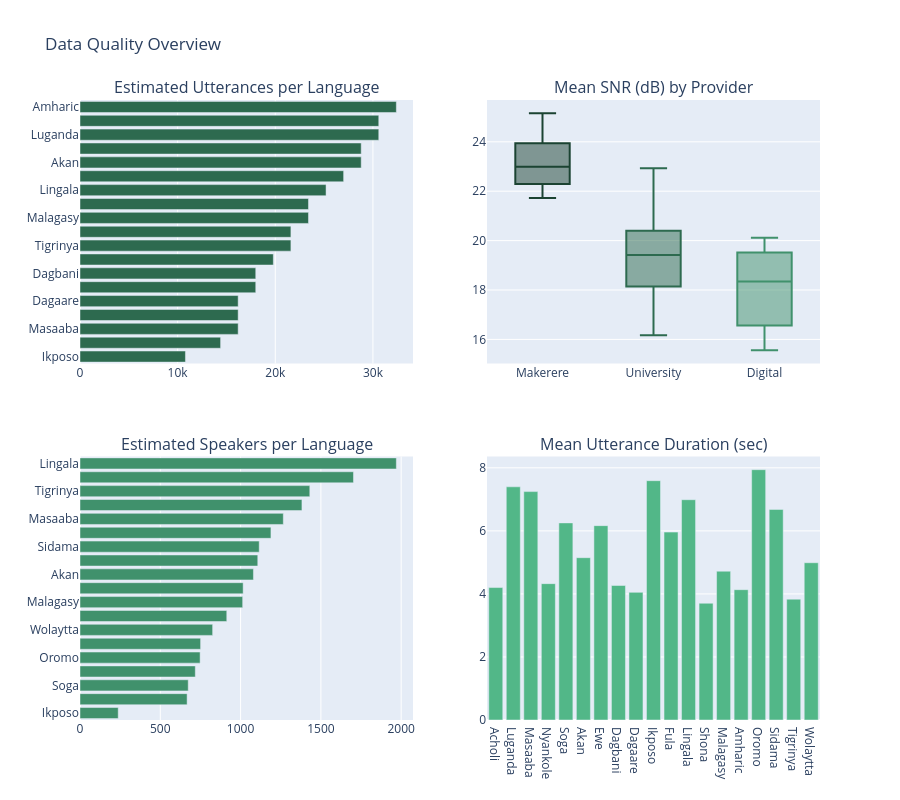

The code cell stored with this chart in its notebook:
### Markdown cell above
---
## 7. Data Quality Assessment Framework

Quality metrics for speech datasets include SNR, transcription consistency, speaker diversity, and phonetic coverage.

### Code cell
# ============================================================
# Cell 15: Simulated Quality Metrics (replace with live data)
# ============================================================

# Quality framework — these would be computed from actual audio when
# running with dataset access. Here we model expected distributions
# based on the paper's methodology description.

np.random.seed(42)
quality_metrics = []
for _, row in asr_catalog.iterrows():
    # Model quality based on provider methodology
    base_snr = {'Makerere University': 22, 'University of Ghana': 20, 'Digital Umuganda': 18}[row['provider']]
    n_samples = int(row['est_hours'] * 360)  # ~360 utterances/hour avg
    quality_metrics.append({
        'language': row['language'],
        'provider': row['provider'],
        'est_utterances': n_samples,
        'mean_snr_db': base_snr + np.random.normal(0, 2),
        'transcription_rate': min(1.0, 0.10 + np.random.uniform(-0.02, 0.03)),  # ~10% transcribed
        'est_speakers': int(n_samples * np.random.uniform(0.02, 0.08)),
        'mean_utterance_sec': np.random.uniform(3.5, 8.0),
    })

quality_df = pd.DataFrame(quality_metrics)

fig = make_subplots(
    rows=2, cols=2,
    subplot_titles=['Estimated Utterances per Language', 'Mean SNR (dB) by Provider',
                    'Estimated Speakers per Language', 'Mean Utterance Duration (sec)'],
    vertical_spacing=0.15
)

# Utterances
q_sorted = quality_df.sort_values('est_utterances')
fig.add_trace(go.Bar(x=q_sorted['est_utterances'], y=q_sorted['language'],
                     orientation='h', marker_color=COLORS['accent'], name='Utterances'), row=1, col=1)

# SNR by provider
for i, provider in enumerate(quality_df['provider'].unique()):
    subset = quality_df[quality_df['provider'] == provider]
    fig.add_trace(go.Box(y=subset['mean_snr_db'], name=provider.split(' ')[0],
                         marker_color=PALETTE[i]), row=1, col=2)

# Speakers
q_sorted2 = quality_df.sort_values('est_speakers')
fig.add_trace(go.Bar(x=q_sorted2['est_speakers'], y=q_sorted2['language'],
                     orientation='h', marker_color=COLORS['light'], name='Speakers'), row=2, col=1)

# Duration distribution
fig.add_trace(go.Bar(x=quality_df['language'], y=quality_df['mean_utterance_sec'],
                     marker_color=COLORS['highlight'], name='Duration'), row=2, col=2)

fig.update_layout(height=800, showlegend=False, title_text='Data Quality Overview')
fig.show()

### Figure 1 — Plotly figure (JSON) as saved in the notebook; plotly's stock layout.template omitted (floating-point values rounded to 4 significant figures)
{"data": [{"marker": {"color": "#2D6A4F"}, "name": "Utterances", "orientation": "h", "type": "bar", "x": [10800, 14400, 16200, 16200, 16200, 18000, 18000, 19800, 21600, 21600, 23400, 23400, 25200, 27000, 28800, 28800, 30600, 30600, 32400], "xaxis": "x", "y": ["Ikposo", "Wolaytta", "Masaaba", "Sidama", "Dagaare", "Soga", "Dagbani", "Acholi", "Tigrinya", "Nyankole", "Malagasy", "Ewe", "Lingala", "Fula", "Akan", "Shona", "Luganda", "Oromo", "Amharic"], "yaxis": "y"}, {"marker": {"color": "#1B4332"}, "name": "Makerere", "type": "box", "xaxis": "x2", "y": [22.99, 21.72, 25.16, 23.53, 22.48], "yaxis": "y2"}, {"marker": {"color": "#2D6A4F"}, "name": "University", "type": "box", "xaxis": "x2", "y": [16.17, 22.93, 19.55, 18.8, 19.42], "yaxis": "y2"}, {"marker": {"color": "#40916C"}, "name": "Digital", "type": "box", "xaxis": "x2", "y": [19.65, 15.56, 19.48, 18.34, 17.08, 20.11, 16.65, 19.22, 16.32], "yaxis": "y2"}, {"marker": {"color": "#40916C"}, "name": "Speakers", "orientation": "h", "type": "bar", "x": [238, 667, 674, 718, 748, 751, 826, 914, 1013, 1016, 1080, 1107, 1116, 1189, 1266, 1382, 1431, 1703, 1970], "xaxis": "x3", "y": ["Ikposo", "Nyankole", "Soga", "Luganda", "Oromo", "Dagaare", "Wolaytta", "Shona", "Malagasy", "Dagbani", "Akan", "Acholi", "Sidama", "Ewe", "Masaaba", "Fula", "Tigrinya", "Amharic", "Lingala"], "yaxis": "y3"}, {"marker": {"color": "#52B788"}, "name": "Duration", "type": "bar", "x": ["Acholi", "Luganda", "Masaaba", "Nyankole", "Soga", "Akan", "Ewe", "Dagbani", "Dagaare", "Ikposo", "Fula", "Lingala", "Shona", "Malagasy", "Amharic", "Oromo", "Sidama", "Tigrinya", "Wolaytta"], "xaxis": "x4", "y": [4.202, 7.398, 7.246, 4.325, 6.253, 5.149, 6.166, 4.267, 4.049, 7.592, 5.96, 6.988, 3.704, 4.721, 4.134, 7.941, 6.681, 3.833, 4.989], "yaxis": "y4"}], "layout": {"annotations": [{"font": {"size": 16}, "showarrow": false, "text": "Estimated Utterances per Language", "x": 0.225, "xanchor": "center", "xref": "paper", "y": 1, "yanchor": "bottom", "yref": "paper"}, {"font": {"size": 16}, "showarrow": false, "text": "Mean SNR (dB) by Provider", "x": 0.775, "xanchor": "center", "xref": "paper", "y": 1, "yanchor": "bottom", "yref": "paper"}, {"font": {"size": 16}, "showarrow": false, "text": "Estimated Speakers per Language", "x": 0.225, "xanchor": "center", "xref": "paper", "y": 0.425, "yanchor": "bottom", "yref": "paper"}, {"font": {"size": 16}, "showarrow": false, "text": "Mean Utterance Duration (sec)", "x": 0.775, "xanchor": "center", "xref": "paper", "y": 0.425, "yanchor": "bottom", "yref": "paper"}], "height": 800, "showlegend": false, "title": {"text": "Data Quality Overview"}, "xaxis": {"anchor": "y", "domain": [0, 0.45]}, "xaxis2": {"anchor": "y2", "domain": [0.55, 1]}, "xaxis3": {"anchor": "y3", "domain": [0, 0.45]}, "xaxis4": {"anchor": "y4", "domain": [0.55, 1]}, "yaxis": {"anchor": "x", "domain": [0.575, 1]}, "yaxis2": {"anchor": "x2", "domain": [0.575, 1]}, "yaxis3": {"anchor": "x3", "domain": [0, 0.425]}, "yaxis4": {"anchor": "x4", "domain": [0, 0.425]}}}
